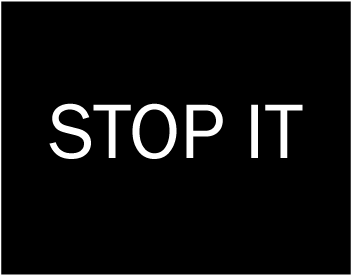
#> input picture STOP-IT.png, 352 x 276 px
$ python as.py --image STOP-IT.png   (older library calls are emulated)
#> lines starting #> are read from the running program, lines starting #| are printed output that depends on the picture; after the words box and inside, x2 and y2 are one past the last pixel; in counts of white or black regions, pixels touching at a corner belong together
import sys
import imutils
import numpy as np
import cv2
import argparse

ap=argparse.ArgumentParser()
ap.add_argument("-i","--image",required=True,help="Path to the Image")
args=vars(ap.parse_args())


im = cv2.imread(args["image"])
#> im is the input picture: shape (276, 352, 3); min 0, max 255, mean 15
im3 = im.copy()

dis=[]
spa=[]
k=0

#def sort_contours(cnts, method="left-to-right"):
#	# initialize the reverse flag and sort index
#	reverse = False
#	i = 0
#
#	# handle if we need to sort in reverse
#	if method == "right-to-left" or method == "bottom-to-top":
#		reverse = True
#
#	# handle if we are sorting against the y-coordinate rather than
#	# the x-coordinate of the bounding box
#	if method == "top-to-bottom" or method == "bottom-to-top":
#		i = 1

#	# construct the list of bounding boxes and sort them from top to
#	# bottom
#	boundingBoxes = [cv2.boundingRect(c) for c in cnts]
#	(cnts, boundingBoxes) = zip(*sorted(zip(cnts, boundingBoxes),
#		key=lambda b:b[1][i], reverse=reverse))

#	# return the list of sorted contours and bounding boxes
#	return (cnts, boundingBoxes)


def get_contour_precedence(contour, cols):
    tolerance_factor = 10
    origin = cv2.boundingRect(contour)
    #print(((origin[1] // tolerance_factor) * tolerance_factor) * cols + origin[0])
    return ((origin[1] // tolerance_factor) * tolerance_factor) * cols + origin[0]

gray = cv2.cvtColor(im,cv2.COLOR_BGR2GRAY)
#dilated = cv2.dilate(gray.copy(), None, iterations= 3)
#eroded = cv2.erode(dilated.copy(), None, iterations= 3)

blur = cv2.GaussianBlur(gray.copy(),(5,5),0)
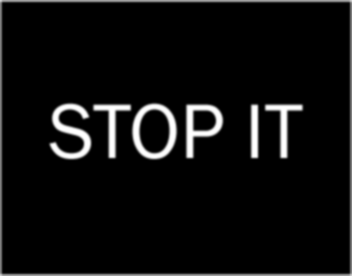
#> blur: shape (276, 352); min 0, max 255, mean 14.3
thresh = cv2.adaptiveThreshold(blur,255,1,1,11,2)
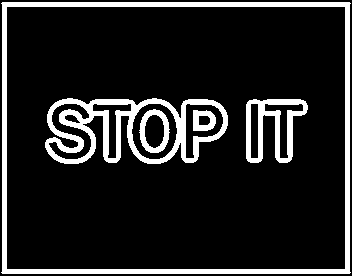
#> thresh: shape (276, 352); 13.5% white; 5 white regions

#################      Now finding Contours         ###################

_,cnts,hierarchy = cv2.findContours(thresh,cv2.RETR_LIST,cv2.CHAIN_APPROX_SIMPLE)
#> cnts = 15 contours; largest, box (x1, y1, x2, y2) and area: (1, 2, 351, 274) 94041, (6, 6, 346, 270) 89155, (45, 98, 228, 164) 8777, (246, 99, 308, 163) 2442, (131, 103, 178, 160) 2040

cnts.sort(key=lambda x:get_contour_precedence(x, im.shape[1]))


#cnts = sorted(cnts, key=cv2.contourArea, reverse=True)

#(cnts, boundingBoxes) = sort_contours(cnts, method="left-to-right")
#(cnts, boundingBoxes) = sort_contours(cnts, method="top-to-bottom")


samples =  np.empty((0,100))
responses = []
keys = [i for i in range(48,58)]

for cnt in cnts:
    if cv2.contourArea(cnt)>50:
        [x,y,w,h] = cv2.boundingRect(cnt)
        k+=1
        if k!=1:
         ele = dis.pop()
         val=x-ele
         print(val)
         if val>40:
           spa.append(1)
         elif val<0:
           spa.append(-1)
         else:
           spa.append(0)
        dis.append(x)

        origin = cv2.boundingRect(cnt)


        if  h>20 and h<80:
            cv2.rectangle(im,(x,y),(x+w,y+h),(0,0,255),2)
            roi = thresh[y:y+h,x:x+w]
            roismall = cv2.resize(roi,(10,10))
            cv2.imshow('norm',im)
            key = cv2.waitKey(0)
            #print(x)

            if key == 27:  # (escape to quit)
                sys.exit()
#> (the program exits here)
